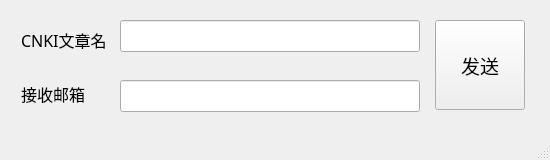
<?xml version="1.0" encoding="UTF-8"?>
<ui version="4.0">
 <class>MainWindow</class>
 <widget class="QMainWindow" name="MainWindow">
  <property name="geometry">
   <rect>
    <x>0</x>
    <y>0</y>
    <width>550</width>
    <height>160</height>
   </rect>
  </property>
  <property name="windowTitle">
   <string>MainWindow</string>
  </property>
  <widget class="QWidget" name="centralwidget">
   <widget class="QPushButton" name="pushButton">
    <property name="geometry">
     <rect>
      <x>435</x>
      <y>20</y>
      <width>90</width>
      <height>90</height>
     </rect>
    </property>
    <property name="font">
     <font>
      <family>微软雅黑</family>
      <pointsize>14</pointsize>
     </font>
    </property>
    <property name="text">
     <string>发送</string>
    </property>
   </widget>
   <widget class="QLabel" name="label">
    <property name="geometry">
     <rect>
      <x>21</x>
      <y>20</y>
      <width>101</width>
      <height>40</height>
     </rect>
    </property>
    <property name="font">
     <font>
      <family>微软雅黑</family>
      <pointsize>12</pointsize>
     </font>
    </property>
    <property name="text">
     <string>CNKI文章名</string>
    </property>
   </widget>
   <widget class="QLabel" name="label_2">
    <property name="geometry">
     <rect>
      <x>21</x>
      <y>74</y>
      <width>101</width>
      <height>40</height>
     </rect>
    </property>
    <property name="font">
     <font>
      <family>微软雅黑</family>
      <pointsize>12</pointsize>
     </font>
    </property>
    <property name="text">
     <string>接收邮箱</string>
    </property>
   </widget>
   <widget class="QLineEdit" name="lineEdit_2">
    <property name="geometry">
     <rect>
      <x>120</x>
      <y>80</y>
      <width>300</width>
      <height>32</height>
     </rect>
    </property>
   </widget>
   <widget class="QLineEdit" name="lineEdit">
    <property name="geometry">
     <rect>
      <x>120</x>
      <y>20</y>
      <width>300</width>
      <height>32</height>
     </rect>
    </property>
   </widget>
  </widget>
  <widget class="QMenuBar" name="menubar">
   <property name="geometry">
    <rect>
     <x>0</x>
     <y>0</y>
     <width>550</width>
     <height>23</height>
    </rect>
   </property>
  </widget>
  <widget class="QStatusBar" name="statusbar"/>
 </widget>
 <resources/>
 <connections/>
</ui>
